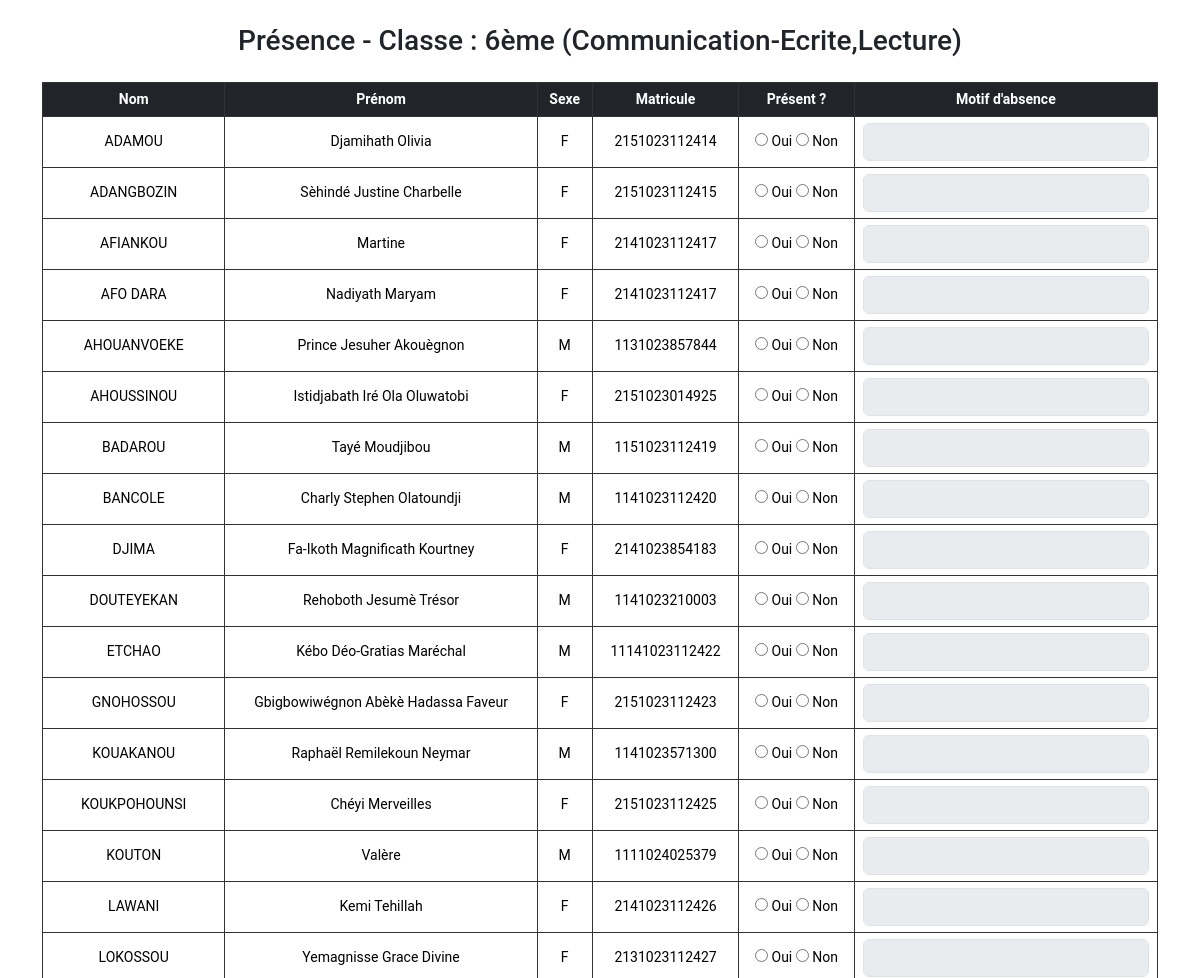
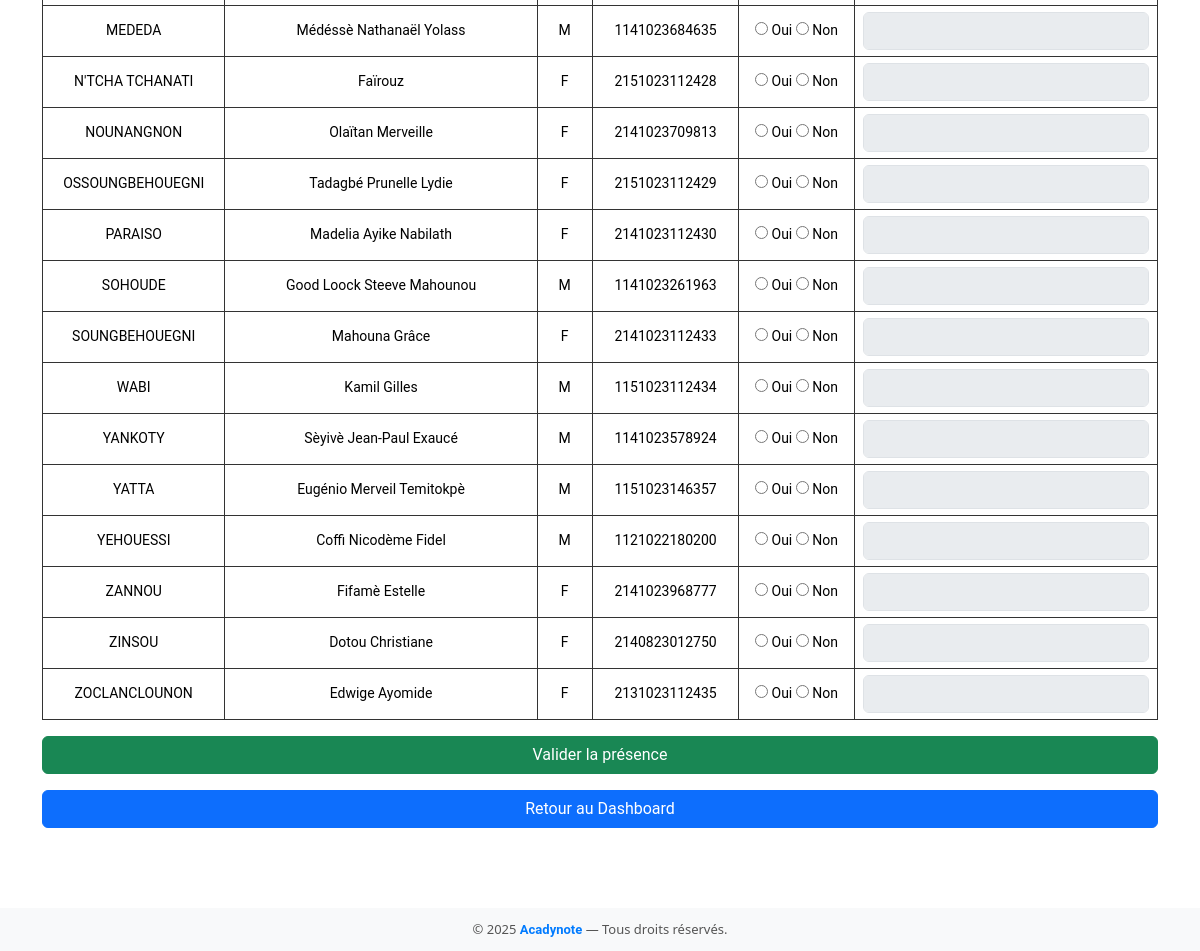
The page /presence/6ème/1/ on the database its author committed (2 pictures, top to bottom).
### myapp/models.py (models this page shows, shortened)
class Horaire(models.Model):
    classe = models.CharField(max_length=20)
    jour = models.CharField(max_length=10)  # Lundi, Mardi...
    heure_debut = models.TimeField()
    heure_fin = models.TimeField()
    matiere = models.CharField(max_length=50)
    enseignant = models.ForeignKey(Enseignant, on_delete=models.CASCADE)
    annee_academique = models.CharField(max_length=20)

class Eleve(models.Model):
    nom = models.CharField(max_length=100)
    prenoms = models.CharField(max_length=100)
    classe = models.CharField(max_length=50)
    annee_academique = models.CharField(max_length=50)
    sexe = models.CharField(max_length=10, choices=[('M', 'Masculin'), ('F', 'Feminin')])  # Exemple
    date_enregistrement = models.DateTimeField(auto_now_add=True)
    matricule = models.CharField(max_length=50,null=True)
    telephone_parent = models.CharField(max_length=15, blank=True, null=True)  # exemple
    email_parent = models.CharField(max_length=15, blank=True, null=True)  # exemple
    date_naissance = models.DateField(blank=True, null=True)
    lieu_naissance = models.CharField(max_length=100, blank=True, null=True)
    nationalite = models.CharField(max_length=50, blank=True, null=True)
    profile_eleve = models.ImageField(upload_to="profile_images/", blank=True, null=True)

### myapp/views.py (the view, shortened to what this page needs)
# urls.py: path('presence/<str:classe_nom>/<int:horaire_id>/', views.marquer_presence, name='marquer_presence'),
def marquer_presence(request, classe_nom, horaire_id):
    horaire = get_object_or_404(Horaire, id=horaire_id)
    eleves = Eleve.objects.filter(
        classe=classe_nom,
        annee_academique=horaire.annee_academique
    ).order_by('nom', 'prenoms')
    return render(request, 'enseignant/marquer_presence.html', {
        'eleves': eleves,
        'classe_nom': classe_nom,
        'horaire': horaire
    })

### myapp/templates/enseignant/marquer_presence.html (shortened to what this page needs)
{% extends 'base.html' %}
{% block content %}
<div class="container mt-4">
    <h3 class="text-center mb-4">Présence - Classe : {{ classe_nom }} ({{ horaire.matiere }})</h3>
    <form method="POST">
        <table class="table table-bordered text-center">
            <thead class="table-dark">
                <tr>
                    <th>Nom</th>
                    <th>Prénom</th>
                    <th>Sexe</th>
                    <th>Matricule</th>
                    <th>Présent ?</th>
                    <th>Motif d'absence</th>
                </tr>
            </thead>
            <tbody>
                {% for eleve in eleves %}
                <tr>
                    <td>{{ eleve.nom }}</td>
                    <td>{{ eleve.prenoms }}</td>
                    <td>{{ eleve.sexe }}</td>
                    <td>{{ eleve.matricule }}</td>
                    <td>
                        <input type="radio" name="presence_{{ eleve.id }}" value="oui" onclick="toggleMotif({{ eleve.id }}, false)" required> Oui
                        <input type="radio" name="presence_{{ eleve.id }}" value="non" onclick="toggleMotif({{ eleve.id }}, true)"> Non
                    </td>
                    <td>
                        <input type="text" name="motif_{{ eleve.id }}" id="motif_{{ eleve.id }}" class="form-control" disabled>
                    </td>
                </tr>
                {% endfor %}
            </tbody>
        </table>
        <button type="submit" class="btn btn-success w-100 mb-3">Valider la présence</button>
    </form>
    <a href="{% url 'dashboard_enseignant' %}" class="btn btn-primary w-100">Retour au Dashboard</a>
</div>
{% endblock %}

### myapp/templates/base.html (style rules this page uses)
* { font-family: 'Roboto', sans-serif; scroll-behavior: smooth; box-sizing: border-box; transition: all 0.3s ease-in-out; }
a { text-decoration: none; color: white; }
.table th, .table td { border: 1px solid #333; padding: 6px 8px; font-size: 14px; vertical-align: middle; text-align: center; }

### rows shown on the page
Horaire: matiere "Communication-Ecrite,Lecture"
Eleve: nom "ADAMOU", prenoms "Djamihath Olivia", sexe "F", matricule "2151023112414"
Eleve: nom "ADANGBOZIN", prenoms "Sèhindé Justine Charbelle", sexe "F", matricule "2151023112415"
Eleve: nom "AFIANKOU", prenoms "Martine", sexe "F", matricule "2141023112417"
Eleve: nom "AFO DARA", prenoms "Nadiyath Maryam", sexe "F", matricule "2141023112417"
Eleve: nom "AHOUANVOEKE", prenoms "Prince Jesuher Akouègnon", sexe "M", matricule "1131023857844"
Eleve: nom "AHOUSSINOU", prenoms "Istidjabath Iré Ola Oluwatobi", sexe "F", matricule "2151023014925"
Eleve: nom "BADAROU", prenoms "Tayé Moudjibou", sexe "M", matricule "1151023112419"
Eleve: nom "BANCOLE", prenoms "Charly Stephen Olatoundji", sexe "M", matricule "1141023112420"
Eleve: nom "DJIMA", prenoms "Fa-Ikoth Magnificath Kourtney", sexe "F", matricule "2141023854183"
Eleve: nom "DOUTEYEKAN", prenoms "Rehoboth Jesumè Trésor", sexe "M", matricule "1141023210003"
Eleve: nom "ETCHAO", prenoms "Kébo Déo-Gratias Maréchal", sexe "M", matricule "11141023112422"
Eleve: nom "GNOHOSSOU", prenoms "Gbigbowiwégnon Abèkè Hadassa Faveur", sexe "F", matricule "2151023112423"
Eleve: nom "KOUAKANOU", prenoms "Raphaël Remilekoun Neymar", sexe "M", matricule "1141023571300"
Eleve: nom "KOUKPOHOUNSI", prenoms "Chéyi Merveilles", sexe "F", matricule "2151023112425"
Eleve: nom "KOUTON", prenoms "Valère", sexe "M", matricule "1111024025379"
Eleve: nom "LAWANI", prenoms "Kemi Tehillah", sexe "F", matricule "2141023112426"
Eleve: nom "LOKOSSOU", prenoms "Yemagnisse Grace Divine", sexe "F", matricule "2131023112427"
Eleve: nom "MEDEDA", prenoms "Médéssè Nathanaël Yolass", sexe "M", matricule "1141023684635"
Eleve: nom "N'TCHA TCHANATI", prenoms "Faïrouz", sexe "F", matricule "2151023112428"
Eleve: nom "NOUNANGNON", prenoms "Olaïtan Merveille", sexe "F", matricule "2141023709813"
Eleve: nom "OSSOUNGBEHOUEGNI", prenoms "Tadagbé Prunelle Lydie", sexe "F", matricule "2151023112429"
Eleve: nom "PARAISO", prenoms "Madelia Ayike Nabilath", sexe "F", matricule "2141023112430"
Eleve: nom "SOHOUDE", prenoms "Good Loock Steeve Mahounou", sexe "M", matricule "1141023261963"
Eleve: nom "SOUNGBEHOUEGNI", prenoms "Mahouna Grâce", sexe "F", matricule "2141023112433"
Eleve: nom "WABI", prenoms "Kamil Gilles", sexe "M", matricule "1151023112434"
Eleve: nom "YANKOTY", prenoms "Sèyivè Jean-Paul Exaucé", sexe "M", matricule "1141023578924"
Eleve: nom "YATTA", prenoms "Eugénio Merveil Temitokpè", sexe "M", matricule "1151023146357"
Eleve: nom "YEHOUESSI", prenoms "Coffi Nicodème Fidel", sexe "M", matricule "1121022180200"
Eleve: nom "ZANNOU", prenoms "Fifamè Estelle", sexe "F", matricule "2141023968777"
Eleve: nom "ZINSOU", prenoms "Dotou Christiane", sexe "F", matricule "2140823012750"
Eleve: nom "ZOCLANCLOUNON", prenoms "Edwige Ayomide", sexe "F", matricule "2131023112435"

### other values the page prints
{{ classe_nom }} "6ème"
